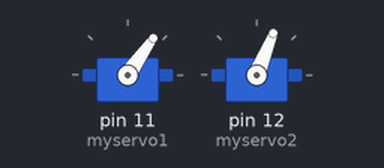
Bench run of a sketch on a simulated Arduino Uno, built with avr-gcc and run on an emulated ATmega328P. Parts: 2 × servo.

Above: at 0.15 s.
At 9.51 s:
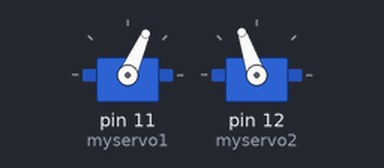
At 18.83 s:
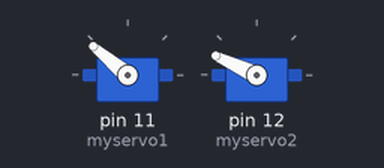
At 37.0 s:
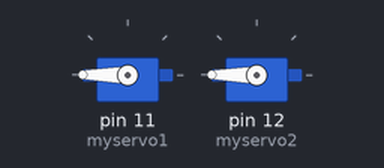
Timing chart, 0 to 40.0 s (numbered marks = the images above):
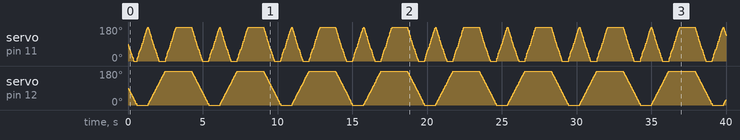

The sketch:

VarServo_libreria_alternativa_pin11_12.ino
```cpp
#include <VarSpeedServo.h>

// create servo objects
VarSpeedServo myservo1;
VarSpeedServo myservo2;

void setup() {
  myservo1.attach(11);
  myservo2.attach(12);
}

void loop() {

  int LEF = 0;
  int RIG = 180;

  int SPEED1 = 160;
  int SPEED2 = 100;

  myservo1.write(LEF, SPEED1);
  myservo2.write(LEF, SPEED2);
  myservo1.wait(); // wait for servo 1 to finish
  myservo2.wait();  // wait for servo 2 to finish

  myservo1.write(RIG, SPEED1);
  myservo1.wait(); // wait for S1

  myservo1.write(LEF, SPEED1);
  myservo2.write(RIG, SPEED2);
  myservo1.wait();
  myservo2.wait();

  myservo1.write(RIG, SPEED1);
  myservo1.wait();

  delay(1000);

}
```
